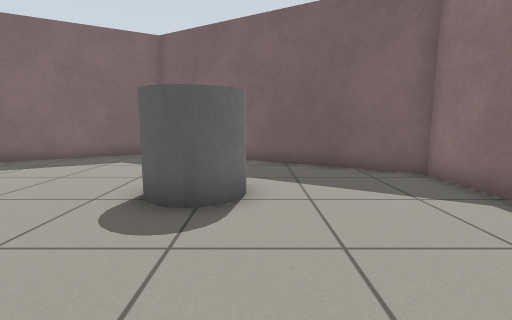
view 1 (above)

17 first-person views from a walk through a robot-simulator world made for Gazebo. The camera is 0.72 m above the floor, tilts 8° down and sees 85° across. The floor is counted in squares, 0.5 m on a side. Each view is taken from the middle of a square. On the plan, view 1 faces up. The plan holds only what a view shows up to about 14 squares ahead; the rest is blank. The place goes on beyond the plan.

view 2
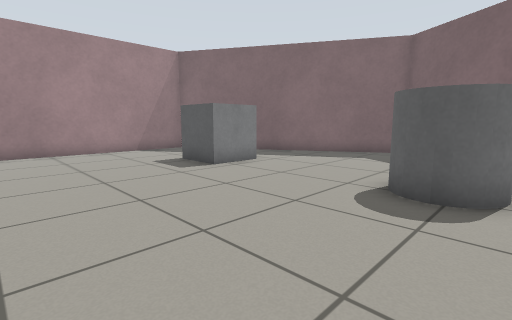

view 3
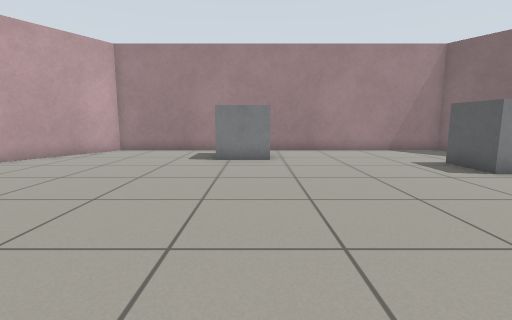

view 4
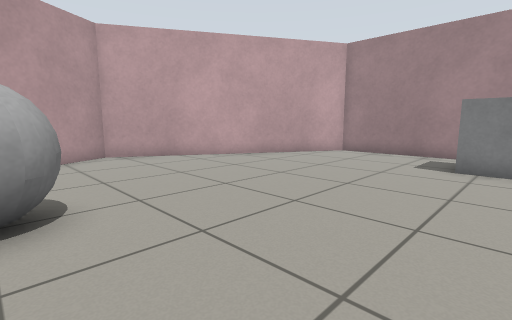

view 5
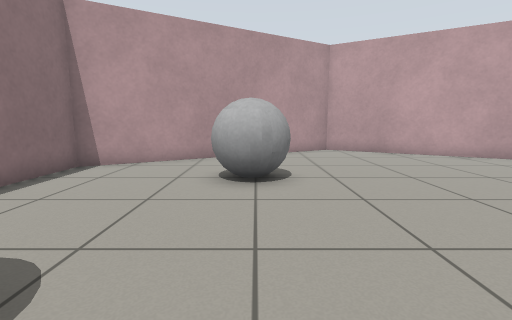

view 6
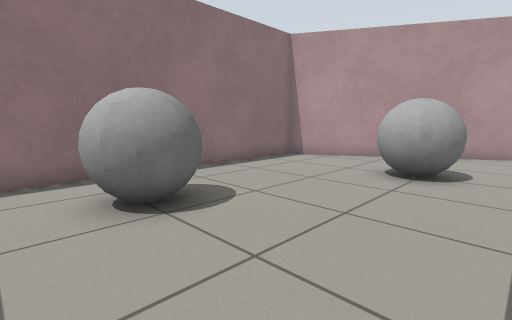

view 7
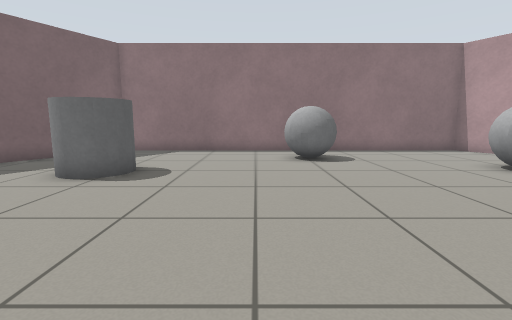

view 8
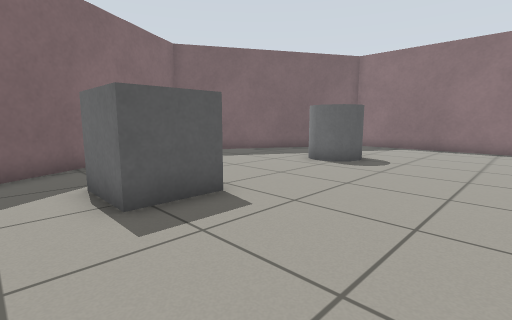

view 9
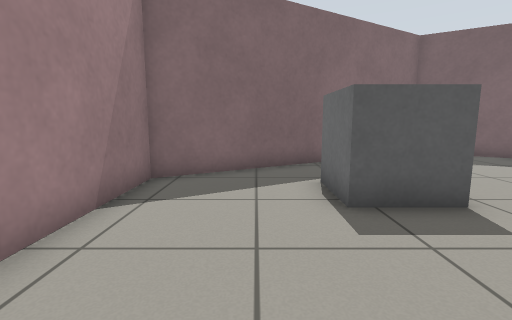

view 10
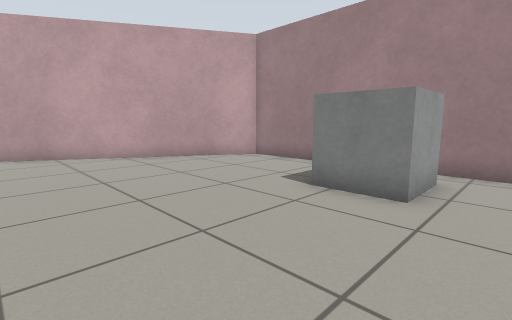

view 11
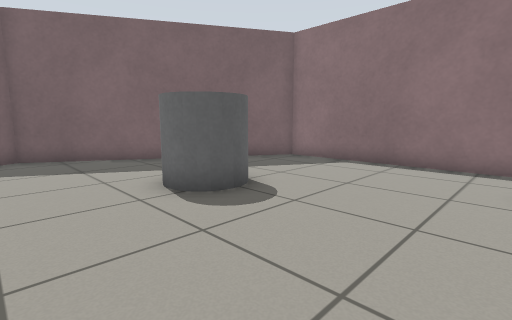

view 12
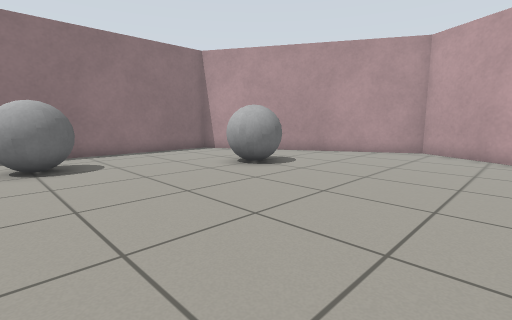

view 13
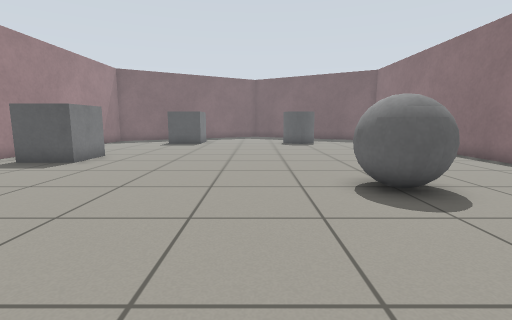

view 14
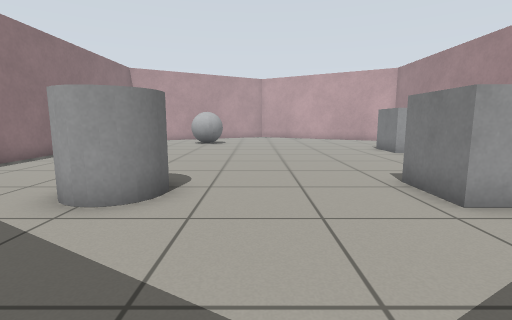

view 15
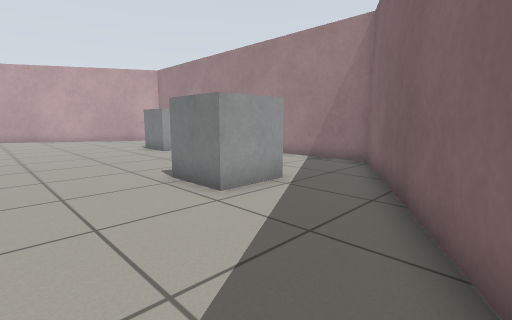

view 16
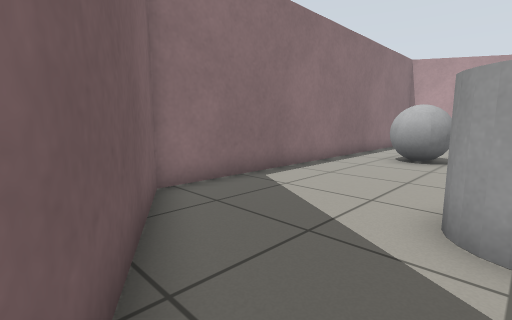

view 17
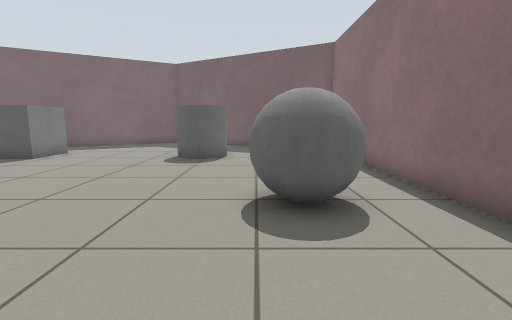

### Floor plan
Points are (right, up) in squares from view 1. A wall is a line through its corners. A room is listed if a view was taken in it or the views show most of it. See-through windows are left out.
Room 1 (views 1, 2, 3, 4, 5, 6, 7, 8, 9, 10, 11, 12, 13, 14, 15, 16, 17)
walls: (4.6, -8.6) (4.6, 7.4) (-4.1, 12.4) (-13.6, 6.9) (-13.6, -8.6) (-4.5, -13.9) (4.6, -8.6)
objects: grey box (-12, -3) to (-10, -1); grey box (-9, 4) to (-7, 6); grey ball (-2, -8) to (0, -6); grey cylinder (-2, 5) to (0, 6); grey ball (1, -2) to (3, 0)

Where each view was taken, in squares from view 1:
view 1: 0 up, 0 right, facing up
view 2: 1 down, 0 right, facing up-left
view 3: 2 down, 0 right, facing left
view 4: 2 down, 1 left, facing down-left
view 5: 0 up, 1 left, facing down
view 6: 1 up, 3 left, facing down-right
view 7: 1 up, 9 left, facing right
view 8: 0 up, 11 left, facing up-right
view 9: 0 up, 11 left, facing up
view 10: 0 up, 5 left, facing down-left
view 11: 0 up, 5 left, facing up-right
view 12: 0 up, 8 left, facing down-right
view 13: 13 down, 4 left, facing up
view 14: 11 up, 4 left, facing down
view 15: 11 up, 4 left, facing down-left
view 16: 10 up, 1 left, facing down-right
view 17: 6 down, 1 right, facing up
